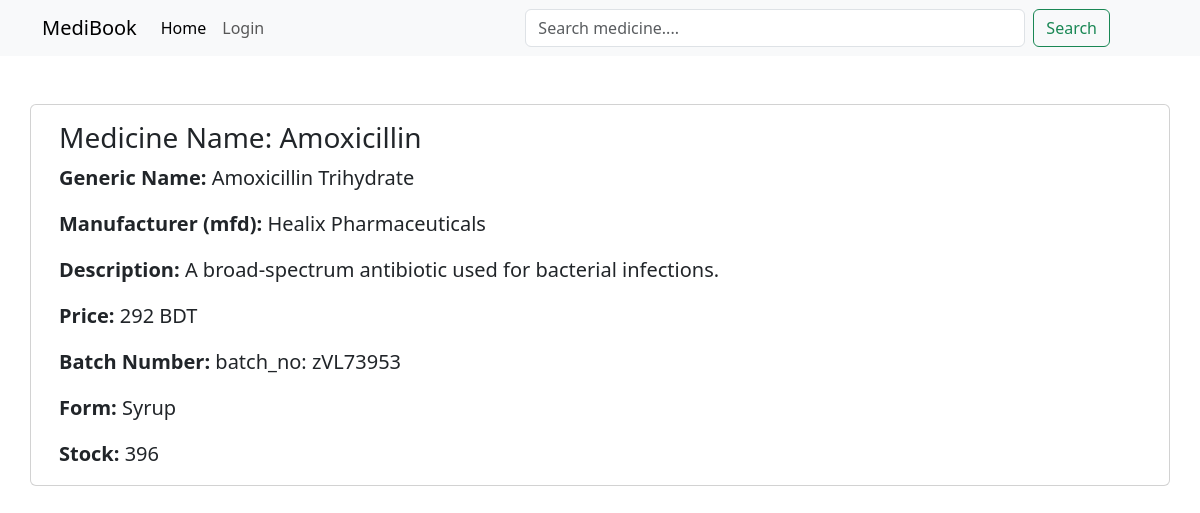
/get/amoxicillin/, run on the app's committed database.
### medicine/models.py (models this page shows)
class MedicineModel(models.Model):
    name = models.CharField(max_length=150)
    generic_name = models.CharField(max_length=150)
    manufacturer = models.CharField(max_length=150)
    description = models.CharField(max_length=150)
    price = models.IntegerField()
    batch_number = models.CharField(max_length=50)
    form = models.CharField(max_length=100)
    stock_quantity = models.IntegerField()
    slug = models.SlugField(unique=True, null=True)

### medicine/views.py (the view)
# urls.py: path('get/<slug:slug>/', MedicineDescription, name='medicine-view'),
def MedicineDescription(request, slug):
    obj = MedicineModel.objects.filter(slug__iexact=slug)
    if obj.exists():
        obj = obj.first()
    else:
        messages.error(request, 'No data Available!')
    return render(request, 'medicine_details.html', context={'data': obj})

### medicine/templates/medicine_details.html
{% extends "base.html" %} {% block body %}
<div class="card container mt-5">
  <div class="card-body">
    <blockquote class="blockquote mb-0 mx-auto">
      <h3>Medicine Name: {{data.name}}</h3>
      <p><b>Generic Name:</b> {{data.generic_name}}</p>
      <p><b> Manufacturer (mfd):</b> {{data.manufacturer }}</p>
      <p><b> Description: </b> {{data.description }}</p>
      <p><b> Price: </b> {{data.price }} BDT</p>
      <p><b> Batch Number:</b> {{data.batch_number }}</p>
      <p><b> Form: </b> {{data.form }}</p>
      <p><b> Stock: </b> {{data.stock_quantity}}</p>
    </blockquote>
  </div>
</div>
{% endblock %}

### data on the page
MedicineModel: name "Amoxicillin", generic_name "Amoxicillin Trihydrate", manufacturer "Healix Pharmaceuticals", description "A broad-spectrum antibiotic used for bacterial infections.", price "292", batch_number "batch_no: zVL73953", form "Syrup", stock_quantity "396"
